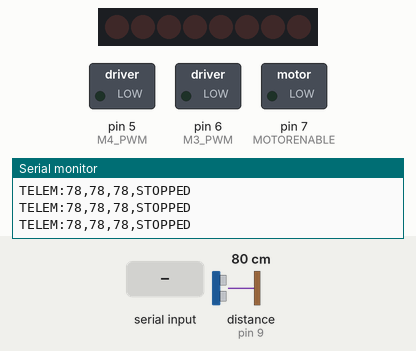
The sketch below on a simulated Arduino Uno, built with avr-gcc and run on an emulated ATmega328P. On the bench: 8 shift-register outputs drawn as a row of LEDs (first output left, lit = HIGH), switched loads named in the sketch (green lamp = pin HIGH), the last lines printed to the serial monitor. Wiring (inferred from the names in the program): ultrasonic range finder: trigger pin 10; echo pin 9; shift register (74HC595): data pin 8; shift clock pin 4; latch pin 12. Wiring (inferred from the signals the program sends): row of LEDs: on Q0, Q1, Q2, Q3, Q4, Q5, Q6, Q7. Inputs (shaded band) come from the test bench; at power-on: distance to the obstacle (sensor on pin 9) 80 cm. The echo pulse lasts 58.3 µs per cm; pins used as bus, display or sensor lines are not drawn.

Above: at 1.2 s.
1.3 s: "F" received over Serial
At 2.3 s:
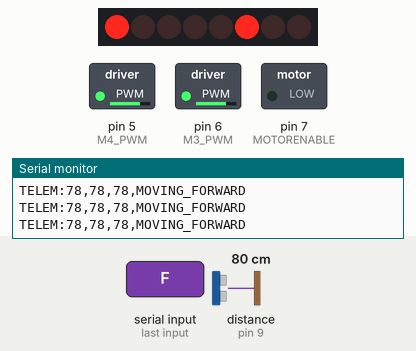
2.8 s: distance to the obstacle (sensor on pin 9) set to 29 cm
4.3 s: distance to the obstacle (sensor on pin 9) set to 23 cm
At 5.5 s:
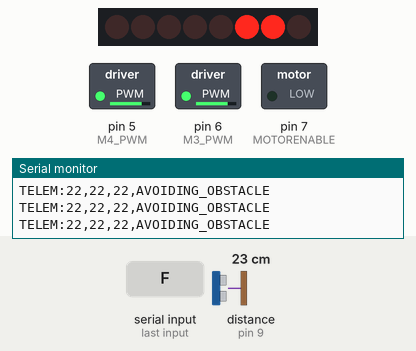
5.8 s: "B" received over Serial
At 6.8 s:
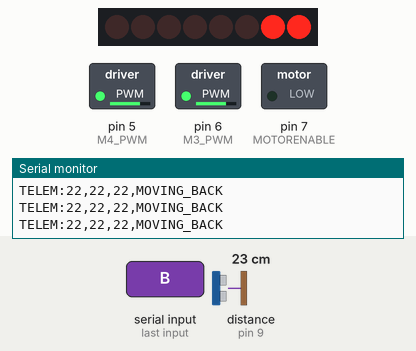
7.3 s: "L" received over Serial
At 7.9 s:
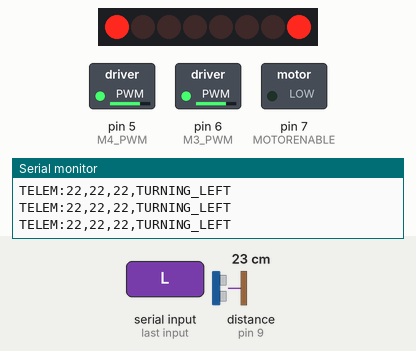
8.8 s: "S" received over Serial
At 10.3 s:
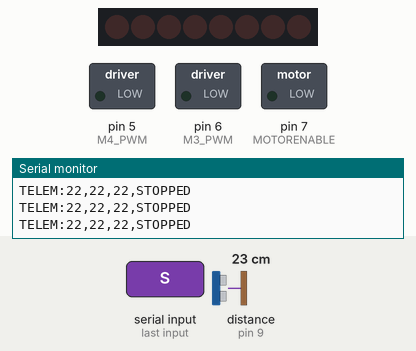
Timing chart, 0 to 11.3 s (numbered marks = the images above; inputs shaded):
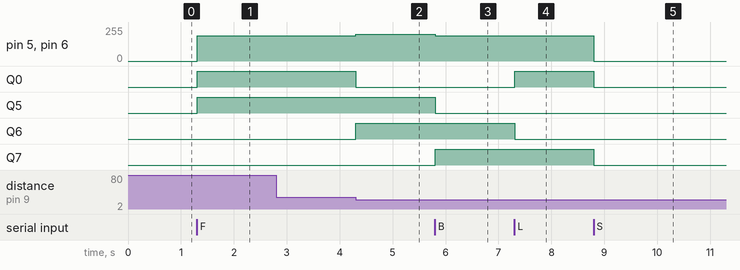

Measured:
- the behaviour switches between 26 and 25 cm on distance to the obstacle (sensor on pin 9) (found by bisection; images 1 and 2)
- after the input at 1.3 s, pin 5 (M4_PWM), pin 6 (M3_PWM): 0/255 → 190/255 at once; Q0, Q5: LOW → HIGH at once
- after the input at 4.3 s, pin 5 (M4_PWM), pin 6 (M3_PWM): 190/255 → 200/255 at once; Q0: HIGH → LOW at once; Q6: LOW → HIGH at once
- after the input at 5.8 s, pin 5 (M4_PWM), pin 6 (M3_PWM): 200/255 → 190/255 at once; Q5: HIGH → LOW at once; Q7: LOW → HIGH at once
- after the input at 7.3 s, Q0: LOW → HIGH at once; Q6: HIGH → LOW at once
- after the input at 8.8 s, pin 5 (M4_PWM), pin 6 (M3_PWM): 190/255 → 0/255 at once; Q0, Q7: HIGH → LOW at once

The sketch:

sketch_sep25a.ino
```cpp
// NAVIGON FINAL ARDUINO FIRMWARE (M3 & M4 Motors + Direct SER1/SERVO_2 Ultrasonic Sensor)
#define MOTORLATCH 12
#define MOTORCLK 4
#define MOTORENABLE 7
#define MOTORDATA 8
#define M3_PWM 6   // Left Motor Speed (M3)
#define M4_PWM 5   // Right Motor Speed (M4)

#define M3_A 5
#define M3_B 7
#define M4_A 0
#define M4_B 6

// Direct Ultrasonic Connection on SER1 (Pin 10) & SERVO_2 (Pin 9) top male pins!
#define TRIG_FRONT 10  // 'S' pin on SER1
#define ECHO_FRONT 9   // 'S' pin on SERVO_2

#define SAFE_DIST_CM 25  // Auto-avoid obstacles closer than 25 cm

byte latch_state = 0;
char currentMode = 'S';  // 'S'=Stop, 'F'=Forward, 'B'=Back, 'L'=Left, 'R'=Right, 'A'=Autonomous
unsigned long lastTelemetry = 0;

void updateShiftRegister() {
  digitalWrite(MOTORLATCH, LOW);
  shiftOut(MOTORDATA, MOTORCLK, MSBFIRST, latch_state);
  digitalWrite(MOTORLATCH, HIGH);
}

void setMotors(int leftDir, int rightDir, int speedVal) {
  bitWrite(latch_state, M3_A, leftDir == 1 ? HIGH : LOW);
  bitWrite(latch_state, M3_B, leftDir == -1 ? HIGH : LOW);
  bitWrite(latch_state, M4_A, rightDir == 1 ? HIGH : LOW);
  bitWrite(latch_state, M4_B, rightDir == -1 ? HIGH : LOW);
  updateShiftRegister();
  analogWrite(M3_PWM, speedVal);
  analogWrite(M4_PWM, speedVal);
}

long readUltrasonicCm(int trigPin, int echoPin) {
  digitalWrite(trigPin, LOW);
  delayMicroseconds(2);
  digitalWrite(trigPin, HIGH);
  delayMicroseconds(10);
  digitalWrite(trigPin, LOW);
  long duration = pulseIn(echoPin, HIGH, 15000);
  if (duration == 0) return 200;
  return duration * 0.034 / 2;
}

void setup() {
  Serial.begin(115200);
  pinMode(MOTORLATCH, OUTPUT);
  pinMode(MOTORENABLE, OUTPUT);
  pinMode(MOTORDATA, OUTPUT);
  pinMode(MOTORCLK, OUTPUT);
  pinMode(M3_PWM, OUTPUT);
  pinMode(M4_PWM, OUTPUT);
  digitalWrite(MOTORENABLE, LOW);
  setMotors(0, 0, 0);

  pinMode(TRIG_FRONT, OUTPUT);
  pinMode(ECHO_FRONT, INPUT);

  Serial.println("NAVIGON HARDWARE READY");
}

void loop() {
  if (Serial.available() > 0) {
    char c = toupper(Serial.read());
    if (c == 'F' || c == 'B' || c == 'L' || c == 'R' || c == 'S' || c == 'A') {
      currentMode = c;
    }
  }

  long dFront = readUltrasonicCm(TRIG_FRONT, ECHO_FRONT);

  String actionState = "IDLE";
  if ((currentMode == 'F' || currentMode == 'A') && dFront < SAFE_DIST_CM) {
    // Obstacle ahead! Automatically steer right to avoid
    setMotors(1, -1, 200);
    actionState = "AVOIDING_OBSTACLE";
  } else {
    if (currentMode == 'F' || currentMode == 'A') { setMotors(1, 1, 190); actionState = "MOVING_FORWARD"; }
    else if (currentMode == 'B') { setMotors(-1, -1, 190); actionState = "MOVING_BACK"; }
    else if (currentMode == 'L') { setMotors(-1, 1, 190); actionState = "TURNING_LEFT"; }
    else if (currentMode == 'R') { setMotors(1, -1, 190); actionState = "TURNING_RIGHT"; }
    else { setMotors(0, 0, 0); actionState = "STOPPED"; }
  }

  // Send Live Telemetry to Laptop Dashboard every 150ms
  if (millis() - lastTelemetry > 150) {
    lastTelemetry = millis();
    Serial.print("TELEM:");
    Serial.print(dFront); Serial.print(",");
    Serial.print(dFront); Serial.print(",");
    Serial.print(dFront); Serial.print(",");
    Serial.println(actionState);
  }
}
```
